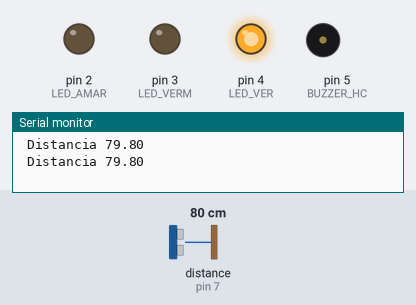
Simulated run of this sketch. Board: Arduino Uno, built with avr-gcc and run on an emulated ATmega328P. Shown: output pins drawn as LEDs (lit = HIGH), buzzer (waves = sounding), the last lines printed to the serial monitor. Wiring (inferred from the names in the program): ultrasonic range finder: trigger pin 6; echo pin 7. Inputs (shaded band) come from the test bench; at power-on: distance to the obstacle (sensor on pin 7) 80 cm. The echo pulse lasts 58.3 µs per cm; pins used as bus, display or sensor lines are not drawn.

Above: at 1.2 s.
1.3 s: distance to the obstacle (sensor on pin 7) set to 22 cm
3.2 s: distance to the obstacle (sensor on pin 7) set to 18 cm
At 4.4 s:
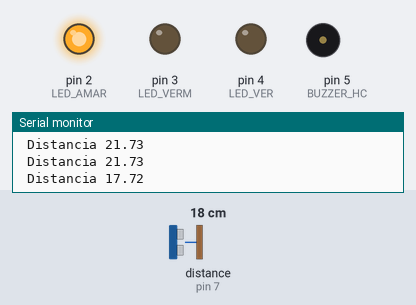
5.5 s: distance to the obstacle (sensor on pin 7) set to 12 cm
7.2 s: distance to the obstacle (sensor on pin 7) set to 9 cm
At 8.7 s:
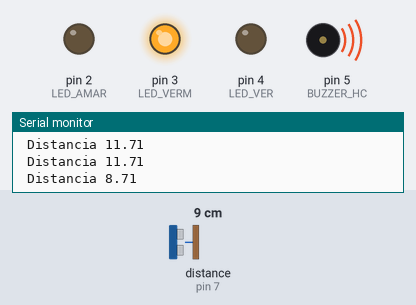
10.2 s: distance to the obstacle (sensor on pin 7) set to 35 cm
At 10.99 s:
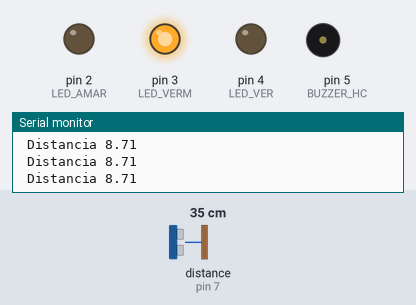
12.5 s: distance to the obstacle (sensor on pin 7) set to 2 cm
At 13.7 s:
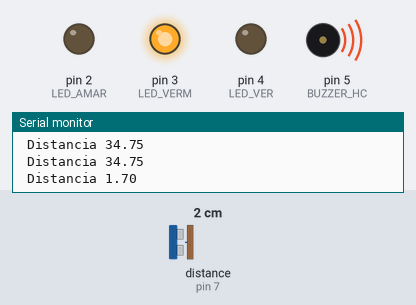
Timing chart, 0 to 16.5 s (numbered marks = the images above; inputs shaded):
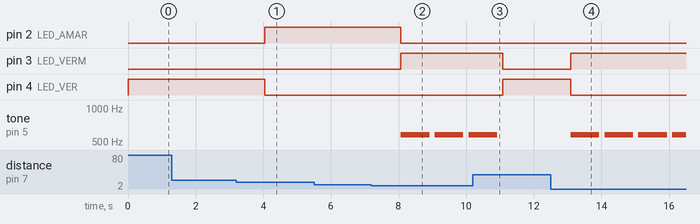

The sketch:

sens_HC_final.ino
```cpp
const int SENSOR_HC_TRIG = 6;
const int SENSOR_HC_ECHO = 7;
const int LED_AMAR = 2;
const int LED_VER = 4 ;
const int LED_VERM = 3;
byte BUZZER_HC = 5;

double distancia;

void setup(){
  Serial.begin(9600);
  pinMode(SENSOR_HC_TRIG,OUTPUT);
  pinMode(SENSOR_HC_ECHO,INPUT);
  pinMode(LED_VERM, OUTPUT);
  pinMode(LED_AMAR, OUTPUT);
  pinMode(LED_VER, OUTPUT);
}

void loop(){
  leds();
  tocarBuz();
  console();
}

double sensorHc() {
  digitalWrite(SENSOR_HC_TRIG , HIGH);
  delayMicroseconds(10);
  digitalWrite(SENSOR_HC_TRIG, LOW);
  double duracao = pulseIn(SENSOR_HC_ECHO, HIGH);
  distancia = duracao * 0.017175;
  return distancia;
}


void leds(){
  sensorHc();
  if(distancia < 10){
    digitalWrite(LED_VERM, HIGH);
    digitalWrite(LED_VER, LOW);
    digitalWrite(LED_AMAR, LOW);
  }else if(distancia > 11 && distancia < 20){
   digitalWrite(LED_VERM, LOW);
   digitalWrite(LED_VER, LOW);
   digitalWrite(LED_AMAR, HIGH);
  }else if (distancia > 21){
   digitalWrite(LED_VERM, LOW);
   digitalWrite(LED_VER, HIGH);
   digitalWrite(LED_AMAR, LOW);
  }
}

void tocarBuz(){
    sensorHc();
  if(distancia <= 10){
    tone(BUZZER_HC, 581, 851);
  } else {
    noTone(BUZZER_HC);
  }
}

void console(){
  sensorHc();

  Serial.print(" Distancia ");
  Serial.println(distancia);
  delay(1000);
}
```

Measured:
- the behaviour switches between 21 and 20 cm on distance to the obstacle (sensor on pin 7) (found by bisection; images 0 and 1)
- the behaviour switches between 11 and 10 cm on distance to the obstacle (sensor on pin 7) (found by bisection; images 1 and 2)
- after the input at 3.2 s, pin 2 (LED_AMAR): LOW → HIGH after 0.85 s; pin 4 (LED_VER): HIGH → LOW after 0.85 s
- after the input at 7.2 s, pin 2 (LED_AMAR): HIGH → LOW after 0.86 s; pin 3 (LED_VERM): LOW → HIGH after 0.86 s; tone on pin 5 (BUZZER_HC): alternates 581 Hz for 0.85 s and silent for 0.15 s, starting after 0.86 s
- after the input at 10.2 s, pin 3 (LED_VERM): HIGH → LOW after 0.88 s; pin 4 (LED_VER): LOW → HIGH after 0.88 s; tone on pin 5 (BUZZER_HC): goes on until 10.9 s, then stays silent
- after the input at 12.5 s, pin 3 (LED_VERM): LOW → HIGH after 0.59 s; pin 4 (LED_VER): HIGH → LOW after 0.59 s; tone on pin 5 (BUZZER_HC): alternates 581 Hz for 0.85 s and silent for 0.15 s, starting after 0.59 s
